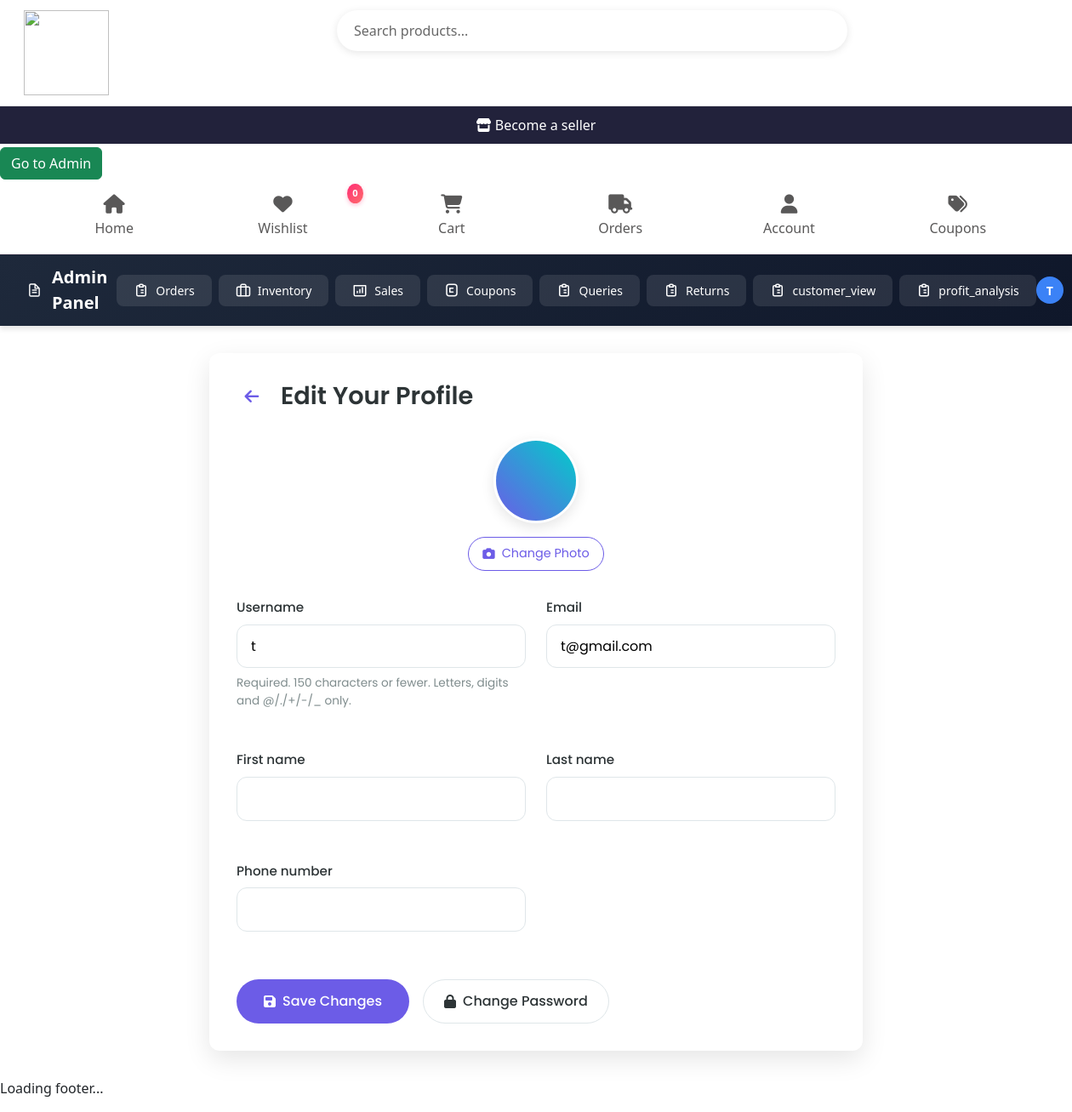
The app's page /accounts/edit-profile/ (signed in) with its own data.
### accounts/models.py (models this page shows, shortened)
class Customer(AbstractUser):
    email = models.EmailField(unique=True)
    phone_number = models.CharField(max_length=15, blank=True, null=True)
    otp = models.CharField(max_length=6, blank=True, null=True)
    is_verified = models.BooleanField(default=False)

### accounts/views.py (the view)
# urls.py: path('edit-profile/', views.edit_profile, name='edit_profile'),
@login_required
def edit_profile(request):
    user = request.user
    if request.method == 'POST':
        form = EditProfileForm(request.POST, instance=user, user=user)  # pass user
        if form.is_valid():
            form.save()
            messages.success(request, "Profile updated successfully.")
            return redirect('view_profile')
    else:
        form = EditProfileForm(instance=user, user=user)  # pass user here too
    return render(request, 'account/edit_profile.html', {'form': form})

### accounts/forms.py (shortened to what this page needs)
class EditProfileForm(forms.ModelForm):
    class Meta:
        model = Customer
        fields = ['username', 'email', 'first_name', 'last_name','phone_number']
    def __init__(self, *args, **kwargs):
        self.user = kwargs.pop('user')  # pass current user in view
        super(EditProfileForm, self).__init__(*args, **kwargs)

### basicinfo/context_processors.py (called while the page is built)
def basicinfo_context(request):
    basicinfo = NavImage.objects.first()
    nav_image_url = basicinfo.logo_image.url if basicinfo and basicinfo.logo_image else ''
    return {
        'nav_image': nav_image_url,
        'basicinfo': basicinfo,  # optional full object for other fields
    }

### wishlist/context_processors.py (called while the page is built)
def wishlist_count(request):
    if request.user.is_authenticated:
        return {'wishlist_count': Wishlist.objects.filter(user=request.user).count()}
    return {'wishlist_count': 0}

### templates/account/edit_profile.html (shortened to what this page needs)
{% extends 'base.html' %}
{% load static %}
    {% block extra_css %}
<link rel="stylesheet" href="{% static 'css/editprofile.css' %}">
{% endblock %}
{% block content %}
<div class="modern-edit-profile">
  <div class="edit-profile-container">
    <div class="edit-header">
      <a href="{% url 'view_profile' %}" class="back-button">
        <i class="fas fa-arrow-left"></i>
      </a>
      <h1>Edit Your Profile</h1>
    </div>
    <div class="avatar-upload">
      <div class="avatar-preview">
        <div class="avatar-preview-inner" id="avatarPreview">
        </div>
      </div>
      <label for="avatarUpload" class="upload-button">
        <i class="fas fa-camera"></i> Change Photo
      </label>
    </div>
    <form method="POST" class="profile-edit-form">
      <div class="form-grid">
        {% for field in form %}
        <div class="form-group">
          <label for="{{ field.id_for_label }}">{{ field.label }}</label>
          {{ field }}
          {% if field.help_text %}
            <small class="form-help">{{ field.help_text }}</small>
          {% endif %}
        </div>
        {% endfor %}
      </div>
      <div class="form-actions">
        <button type="submit" class="btn-save">
          <i class="fas fa-save"></i> Save Changes
        </button>
        <a href="{% url 'change_password_with_otp' %}" class="btn-change-password">
          <i class="fas fa-lock"></i> Change Password
        </a>
      </div>
    </form>
  </div>
</div>
<link rel="stylesheet" href="https://cdnjs.cloudflare.com/ajax/libs/font-awesome/6.4.0/css/all.min.css">
{% endblock %}

### templates/partials/nav.html (shortened to what this page needs)
{% load static %}
<!DOCTYPE html>
<html lang="en">
<head>
    <link rel="stylesheet" href="https://cdnjs.cloudflare.com/ajax/libs/font-awesome/6.4.0/css/all.min.css">
     <link href="https://cdn.jsdelivr.net/npm/bootstrap@5.3.0/dist/css/bootstrap.min.css" rel="stylesheet">
</head>
<body>
    <div class="ybz-search-bar">
        <div class="logodata">
            {% if nav_image %}
                <img src="{{ nav_image }}" alt="{{ site_name }}" class="logo-img">
            {% else %}
                <img src="{% static 'images/default-logo.png' %}" alt="{{ site_name }}" class="logo-img">
            {% endif %}
        </div>
        <div class="ybz-search-container">
            <input type="text" id="ybz-search-input" placeholder="Search products..." autocomplete="off">
        </div>
    </div>
<div style="display: grid; grid-template-columns: 1fr ; margin-bottom: 4px;     background-color: #22223b;
 text-align: center; color:#fff;">     <a href="{% url 'seller:mainpage' %}"  style=" color:#fff;padding: 10px 15px; border: none; border-radius: 0%; text-decoration: none;"> <i class="fas fa-store"></i> Become a seller</a>
</div>
  {% if request.user.is_authenticated and request.user.is_staff %}
<button onclick="window.location.href='/admin/'"  class="btn btn-success">Go to Admin</button>
{% endif %}
    <nav class="ybz-nav-bar">
        <div class="ybz-nav-container">
            <a href="/" class="ybz-nav-item ybz-active">
                <i class="fas fa-home"></i>
                <span>Home</span>
            </a>
            <a href="{% url 'wishlist:view_wishlist' %}" class="ybz-nav-item">
                <span class="ybz-badge">{{ wishlist_count }}</span>
                <i class="fas fa-heart"></i>
                <span>Wishlist</span>
            </a>
            <a href="{% url 'view_cart' %}" class="ybz-nav-item">
                <i class="fas fa-shopping-cart"></i>
                <span>Cart</span>
            </a>
             <a href="{% url 'track_order' %}" class="ybz-nav-item">
                <i class="fas fa-truck"></i>
                <span>Orders</span>
            </a>
            <a href="{% url 'view_profile' %}" class="ybz-nav-item">
                <i class="fas fa-user"></i>
                <span>Account</span>
            </a>
            <a href="{% url 'my_coupons' %}" class="ybz-nav-item">
                <i class="fas fa-tags"></i>
                <span>Coupons</span>
            </a>
        </div>
    </nav>
{% if request.user.is_authenticated and request.user.is_staff %}
<nav class="qwe-navbar-container" style="background: linear-gradient(135deg, #1e293b 0%, #0f172a 100%); padding: 0.75rem 2rem; box-shadow: 0 4px 6px rgba(0,0,0,0.1);">
    <div class="qwe-navbar-inner" >
        <div class="qwe-navbar-brand" style="display: flex; align-items: center; gap: 0.75rem;">
            <span class="qwe-navbar-title" style="color: white; font-weight: 600; font-size: 1.25rem;">Admin Panel</span>
        </div>
        <div class="qwe-navbar-links" >
            <a href="{% url 'order_list' %}" class="qwe-navbar-btn" style="padding: 0.5rem 1.25rem; background: rgba(255,255,255,0.1); color: white; border-radius: 0.5rem; font-size: 0.875rem; font-weight: 500; text-decoration: none; transition: all 0.2s; display: flex; align-items: center; gap: 0.5rem;">
                Orders
            </a>
            <a href="{% url 'product:variant_stock_list'%}" class="qwe-navbar-btn " style="padding: 0.5rem 1.25rem; background: rgba(255,255,255,0.1);  color: white; border-radius: 0.5rem; font-size: 0.875rem; font-weight: 500; text-decoration: none; transition: all 0.2s; display: flex; align-items: center; gap: 0.5rem;">
                Inventory
            </a>
            <a href="{% url 'basicinfo:sales_dashboard' %}" class="qwe-navbar-btn" style="padding: 0.5rem 1.25rem; background: rgba(255,255,255,0.1); color: white; border-radius: 0.5rem; font-size: 0.875rem; font-weight: 500; text-decoration: none; transition: all 0.2s; display: flex; align-items: center; gap: 0.5rem;">
                <svg width="18" height="18" viewBox="0 0 24 24" fill="none" xmlns="http://www.w3.org/2000/svg">
                    <path d="M16 8V16M12 11V16M8 14V16M3 5H21V19C21 20.1046 20.1046 21 19 21H5C3.89543 21 3 20.1046 3 19V5Z" stroke="currentColor" stroke-width="2" stroke-linecap="round" stroke-linejoin="round"/>
                </svg>
                Sales
            </a>
            <a href="{% url 'coupon_analytics' %}" class="qwe-navbar-btn" style="padding: 0.5rem 1.25rem; background: rgba(255,255,255,0.1); color: white; border-radius: 0.5rem; font-size: 0.875rem; font-weight: 500; text-decoration: none; transition: all 0.2s; display: flex; align-items: center; gap: 0.5rem;">
                Coupons
            </a>
            <a href="{% url 'basicinfo:contact_query_list' %}" class="qwe-navbar-btn" style="padding: 0.5rem 1.25rem; background: rgba(255,255,255,0.1); color: white; border-radius: 0.5rem; font-size: 0.875rem; font-weight: 500; text-decoration: none; transition: all 0.2s; display: flex; align-items: center; gap: 0.5rem;">
                Queries
            </a>
            <a href="{% url 'admin_return_requests' %}" class="qwe-navbar-btn" style="padding: 0.5rem 1.25rem; background: rgba(255,255,255,0.1); color: white; border-radius: 0.5rem; font-size: 0.875rem; font-weight: 500; text-decoration: none; transition: all 0.2s; display: flex; align-items: center; gap: 0.5rem;">
                Returns
            </a>
            <a href="{% url 'admin_dashboard' %}" class="qwe-navbar-btn" style="padding: 0.5rem 1.25rem; background: rgba(255,255,255,0.1); color: white; border-radius: 0.5rem; font-size: 0.875rem; font-weight: 500; text-decoration: none; transition: all 0.2s; display: flex; align-items: center; gap: 0.5rem;">
                customer_view
            </a>
            <a href="{% url 'basicinfo:profit_analysis' %}" class="qwe-navbar-btn" style="padding: 0.5rem 1.25rem; background: rgba(255,255,255,0.1); color: white; border-radius: 0.5rem; font-size: 0.875rem; font-weight: 500; text-decoration: none; transition: all 0.2s; display: flex; align-items: center; gap: 0.5rem;">
                profit_analysis
            </a>
        </div>
        <div class="qwe-navbar-user" style="display: flex; align-items: center; gap: 0.75rem;">
            <div class="qwe-navbar-avatar" style="width: 32px; height: 32px; border-radius: 50%; background: #3b82f6; display: flex; align-items: center; justify-content: center; color: white; font-weight: 600; font-size: 0.875rem;">
                {{ request.user.username|first|upper }}
            </div>
        </div>
    </div>
</nav>
{% endif %}
</body>
</html>

### static/css/base.css (style rules this page uses)
:root { --primary: #4361ee; --primary-light: #5e72e4; --secondary: #3f37c9; --accent: #f72585; --accent-light: #ff6b9e; --light: #f8f9fa; --dark: #212529; --dark-light: #343a40; --success: #4cc9f0; --warning: #f8961e; --danger: #ef233c; --info: #4895ef; --gray: #6c757d; --light-gray: #e9ecef; --shadow-sm: 0 1px 3px rgba(0,0,0,0.12), 0 1px 2px rgba(0,0,0,0.24); --shadow-md: 0 4px 6px rgba(0,0,0,0.1), 0 1px 3px rgba(0,0,0,0.08); --shadow-lg: 0 10px 25px rgba(0,0,0,0.1), 0 5px 10px rgba(0,0,0,0.05); --shadow-xl: 0 20px 40px rgba(0,0,0,0.15), 0 10px 10px rgba(0,0,0,0.05); --transition: all 0.3s cubic-bezier(0.25, 0.8, 0.25, 1); --transition-fast: all 0.15s ease-in-out; }
a { text-decoration: none; }

### static/css/footer.css (style rules this page uses)
a,li { text-decoration: none; color: inherit; transition: var(--transition); }

### static/css/editprofile.css (style rules this page uses)
:root { --primary: #6C5CE7; --secondary: #00CEC9; --dark: #2D3436; --light: #F5F6FA; --white: #FFFFFF; --gray: #DFE6E9; --shadow: 0 10px 30px rgba(0, 0, 0, 0.1); --border-radius: 12px; }
.modern-edit-profile { max-width: 800px; margin: 2rem auto; padding: 0 1rem; font-family: 'Poppins', sans-serif; box-sizing: border-box; }
.edit-profile-container { background: var(--white); border-radius: var(--border-radius); box-shadow: var(--shadow); padding: 2rem; box-sizing: border-box; }
.edit-header { display: flex; align-items: center; margin-bottom: 2rem; }
.back-button { color: var(--primary); font-size: 1.2rem; margin-right: 1rem; text-decoration: none; display: flex; align-items: center; justify-content: center; width: 36px; height: 36px; border-radius: 50%; transition: all 0.2s ease; }
.edit-header h1 { font-size: 1.8rem; font-weight: 600; color: var(--dark); margin: 0; }
.avatar-upload { display: flex; flex-direction: column; align-items: center; margin-bottom: 2rem; }
.avatar-preview { width: 100px; height: 100px; border-radius: 50%; background: var(--light); display: flex; align-items: center; justify-content: center; margin-bottom: 1rem; position: relative; overflow: hidden; border: 3px solid var(--white); box-shadow: 0 5px 15px rgba(0, 0, 0, 0.1); }
.avatar-preview-inner { width: 100%; height: 100%; display: flex; align-items: center; justify-content: center; font-size: 2.5rem; font-weight: 600; color: var(--white); background: linear-gradient(45deg, var(--primary), var(--secondary)); }
.upload-button { background: var(--white); color: var(--primary); border: 1px solid var(--primary); padding: 0.5rem 1rem; border-radius: 50px; font-size: 0.9rem; cursor: pointer; transition: all 0.2s ease; display: inline-flex; align-items: center; gap: 0.5rem; }
.profile-edit-form { margin-top: 1rem; }
.form-grid { display: grid; grid-template-columns: repeat(auto-fit, minmax(280px, 1fr)); gap: 1.5rem; width: 100%; }
.form-group { margin-bottom: 1.5rem; width: 100%; }
.form-group label { display: block; margin-bottom: 0.5rem; font-weight: 500; color: var(--dark); font-size: 0.95rem; }
.form-group input, .form-group textarea, .form-group select { width: 100%; padding: 0.8rem 1rem; border: 1px solid var(--gray); border-radius: var(--border-radius); font-family: 'Poppins', sans-serif; font-size: 1rem; transition: all 0.2s ease; box-sizing: border-box; }
.form-help { display: block; margin-top: 0.5rem; color: #7F8C8D; font-size: 0.85rem; }
.form-actions { display: flex; gap: 1rem; margin-top: 2rem; flex-wrap: wrap; }
.btn-save { background: var(--primary); color: var(--white); border: none; padding: 0.8rem 2rem; border-radius: 50px; font-weight: 500; cursor: pointer; transition: all 0.2s ease; display: inline-flex; align-items: center; gap: 0.5rem; font-size: 1rem; }
.btn-change-password { background: var(--white); color: var(--dark); border: 1px solid var(--gray); padding: 0.8rem 1.5rem; border-radius: 50px; font-weight: 500; cursor: pointer; transition: all 0.2s ease; display: inline-flex; align-items: center; gap: 0.5rem; text-decoration: none; font-size: 1rem; }

### records on screen
Customer: user.username|first "T", form "t" "t@gmail.com"

### other values on screen
{{ wishlist_count }} "0"
{{ field.label }} "Username" "Email" "First name" "Last name" "Phone number"
{{ field.help_text }} "Required. 150 characters or fewer. Letters, digits and @/./+/-/_ only."
